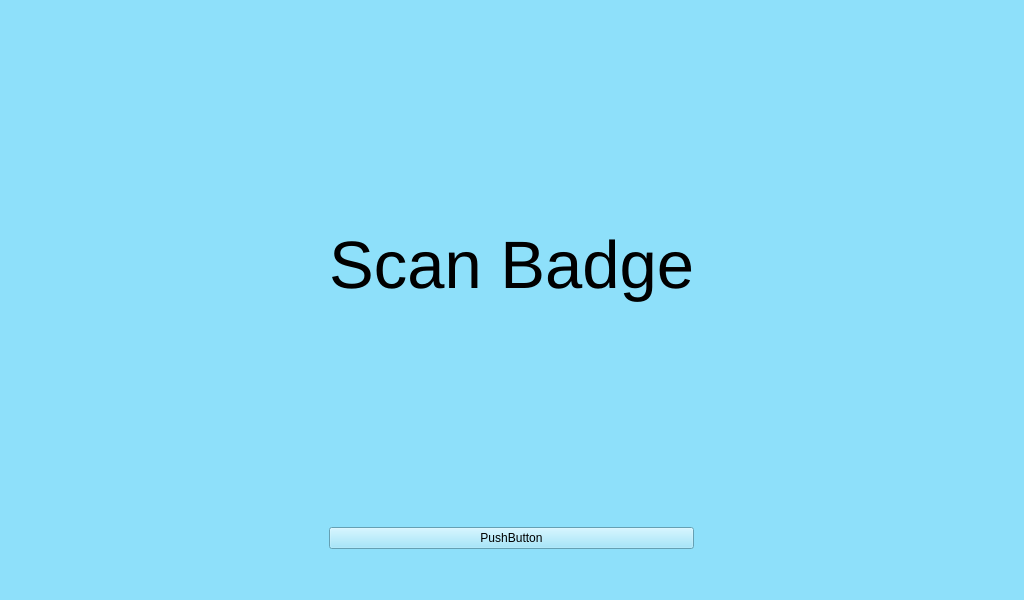
<?xml version="1.0" encoding="UTF-8"?>
<ui version="4.0">
 <class>MainWindow</class>
 <widget class="QMainWindow" name="MainWindow">
  <property name="geometry">
   <rect>
    <x>0</x>
    <y>0</y>
    <width>1024</width>
    <height>600</height>
   </rect>
  </property>
  <property name="windowTitle">
   <string>MainWindow</string>
  </property>
  <property name="styleSheet">
   <string notr="true">background-color: rgb(142, 224, 250);</string>
  </property>
  <widget class="QWidget" name="centralwidget">
   <property name="sizePolicy">
    <sizepolicy hsizetype="Preferred" vsizetype="Preferred">
     <horstretch>0</horstretch>
     <verstretch>0</verstretch>
    </sizepolicy>
   </property>
   <layout class="QGridLayout" name="gridLayout">
    <item row="1" column="0">
     <widget class="QLabel" name="label">
      <property name="sizePolicy">
       <sizepolicy hsizetype="Minimum" vsizetype="Minimum">
        <horstretch>0</horstretch>
        <verstretch>0</verstretch>
       </sizepolicy>
      </property>
      <property name="font">
       <font>
        <pointsize>50</pointsize>
       </font>
      </property>
      <property name="text">
       <string>Scan Badge</string>
      </property>
      <property name="alignment">
       <set>Qt::AlignCenter</set>
      </property>
     </widget>
    </item>
    <item row="3" column="0">
     <layout class="QHBoxLayout" name="horizontalLayout">
      <item>
       <widget class="QLabel" name="label_2">
        <property name="sizePolicy">
         <sizepolicy hsizetype="Fixed" vsizetype="Fixed">
          <horstretch>0</horstretch>
          <verstretch>0</verstretch>
         </sizepolicy>
        </property>
        <property name="text">
         <string/>
        </property>
        <property name="pixmap">
         <pixmap>152-1524523_blue-up-arrow-clip.png</pixmap>
        </property>
        <property name="scaledContents">
         <bool>true</bool>
        </property>
        <property name="alignment">
         <set>Qt::AlignCenter</set>
        </property>
        <property name="wordWrap">
         <bool>false</bool>
        </property>
       </widget>
      </item>
     </layout>
    </item>
    <item row="2" column="0">
     <widget class="QPushButton" name="pushButton">
      <property name="text">
       <string>PushButton</string>
      </property>
     </widget>
    </item>
   </layout>
  </widget>
  <widget class="QMenuBar" name="menubar">
   <property name="geometry">
    <rect>
     <x>0</x>
     <y>0</y>
     <width>1024</width>
     <height>22</height>
    </rect>
   </property>
  </widget>
  <widget class="QStatusBar" name="statusbar"/>
 </widget>
 <resources/>
 <connections/>
</ui>
